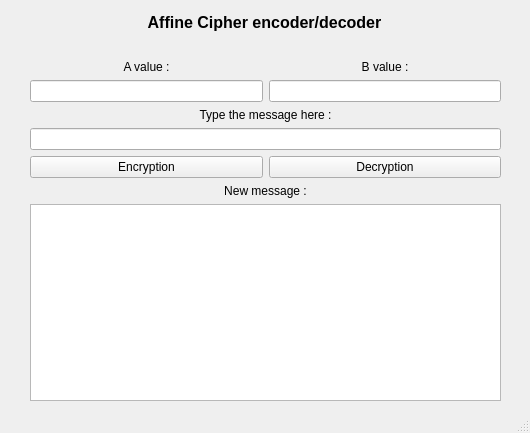
<?xml version="1.0" encoding="UTF-8"?>
<ui version="4.0">
 <class>MainWindow</class>
 <widget class="QMainWindow" name="MainWindow">
  <property name="geometry">
   <rect>
    <x>0</x>
    <y>0</y>
    <width>530</width>
    <height>433</height>
   </rect>
  </property>
  <property name="windowTitle">
   <string>MainWindow</string>
  </property>
  <widget class="QWidget" name="centralwidget">
   <widget class="QWidget" name="layoutWidget">
    <property name="geometry">
     <rect>
      <x>30</x>
      <y>60</y>
      <width>471</width>
      <height>341</height>
     </rect>
    </property>
    <layout class="QGridLayout" name="gridLayout">
     <item row="7" column="0" colspan="2">
      <widget class="QTextEdit" name="New_msg_textEdit">
       <property name="sizePolicy">
        <sizepolicy hsizetype="Ignored" vsizetype="Expanding">
         <horstretch>0</horstretch>
         <verstretch>0</verstretch>
        </sizepolicy>
       </property>
      </widget>
     </item>
     <item row="4" column="1">
      <widget class="QPushButton" name="Decryption_pushButton">
       <property name="text">
        <string>Decryption</string>
       </property>
      </widget>
     </item>
     <item row="1" column="1">
      <widget class="QLineEdit" name="B_value_lineEdit"/>
     </item>
     <item row="1" column="0">
      <widget class="QLineEdit" name="A_value_lineEdit"/>
     </item>
     <item row="6" column="0" colspan="2">
      <widget class="QLabel" name="New_msg_label">
       <property name="text">
        <string>New message :</string>
       </property>
       <property name="alignment">
        <set>Qt::AlignCenter</set>
       </property>
      </widget>
     </item>
     <item row="2" column="0" colspan="2">
      <widget class="QLabel" name="type_msg_label">
       <property name="text">
        <string>Type the message here :</string>
       </property>
       <property name="alignment">
        <set>Qt::AlignCenter</set>
       </property>
      </widget>
     </item>
     <item row="3" column="0" colspan="2">
      <widget class="QLineEdit" name="Message_lineEdit"/>
     </item>
     <item row="0" column="0">
      <widget class="QLabel" name="A_value_label">
       <property name="text">
        <string>A value :</string>
       </property>
       <property name="alignment">
        <set>Qt::AlignCenter</set>
       </property>
      </widget>
     </item>
     <item row="4" column="0">
      <widget class="QPushButton" name="Encryption_pushButton">
       <property name="text">
        <string>Encryption</string>
       </property>
      </widget>
     </item>
     <item row="0" column="1">
      <widget class="QLabel" name="B_value_label">
       <property name="text">
        <string>B value :</string>
       </property>
       <property name="alignment">
        <set>Qt::AlignCenter</set>
       </property>
      </widget>
     </item>
    </layout>
   </widget>
   <widget class="QLabel" name="Title">
    <property name="geometry">
     <rect>
      <x>30</x>
      <y>10</y>
      <width>469</width>
      <height>24</height>
     </rect>
    </property>
    <property name="maximumSize">
     <size>
      <width>16777215</width>
      <height>16777215</height>
     </size>
    </property>
    <property name="font">
     <font>
      <pointsize>12</pointsize>
      <weight>75</weight>
      <bold>true</bold>
     </font>
    </property>
    <property name="lineWidth">
     <number>1</number>
    </property>
    <property name="midLineWidth">
     <number>0</number>
    </property>
    <property name="text">
     <string>Affine Cipher encoder/decoder</string>
    </property>
    <property name="textFormat">
     <enum>Qt::PlainText</enum>
    </property>
    <property name="alignment">
     <set>Qt::AlignCenter</set>
    </property>
   </widget>
  </widget>
  <widget class="QStatusBar" name="statusbar"/>
 </widget>
 <resources/>
 <connections/>
</ui>
